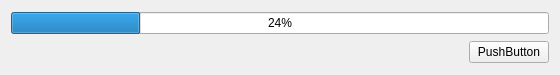
<?xml version="1.0" encoding="UTF-8"?>
<ui version="4.0">
 <class>Form2</class>
 <widget class="QWidget" name="Form2">
  <property name="geometry">
   <rect>
    <x>0</x>
    <y>0</y>
    <width>560</width>
    <height>75</height>
   </rect>
  </property>
  <property name="sizePolicy">
   <sizepolicy hsizetype="Maximum" vsizetype="Maximum">
    <horstretch>0</horstretch>
    <verstretch>0</verstretch>
   </sizepolicy>
  </property>
  <property name="windowTitle">
   <string>Form</string>
  </property>
  <layout class="QVBoxLayout" name="verticalLayout">
   <item>
    <widget class="QProgressBar" name="progressBar">
     <property name="value">
      <number>24</number>
     </property>
    </widget>
   </item>
   <item>
    <layout class="QHBoxLayout" name="horizontalLayout">
     <item>
      <spacer name="horizontalSpacer">
       <property name="orientation">
        <enum>Qt::Horizontal</enum>
       </property>
       <property name="sizeHint" stdset="0">
        <size>
         <width>40</width>
         <height>20</height>
        </size>
       </property>
      </spacer>
     </item>
     <item>
      <widget class="QPushButton" name="pushButton">
       <property name="text">
        <string>PushButton</string>
       </property>
      </widget>
     </item>
    </layout>
   </item>
  </layout>
 </widget>
 <resources/>
 <connections/>
</ui>
